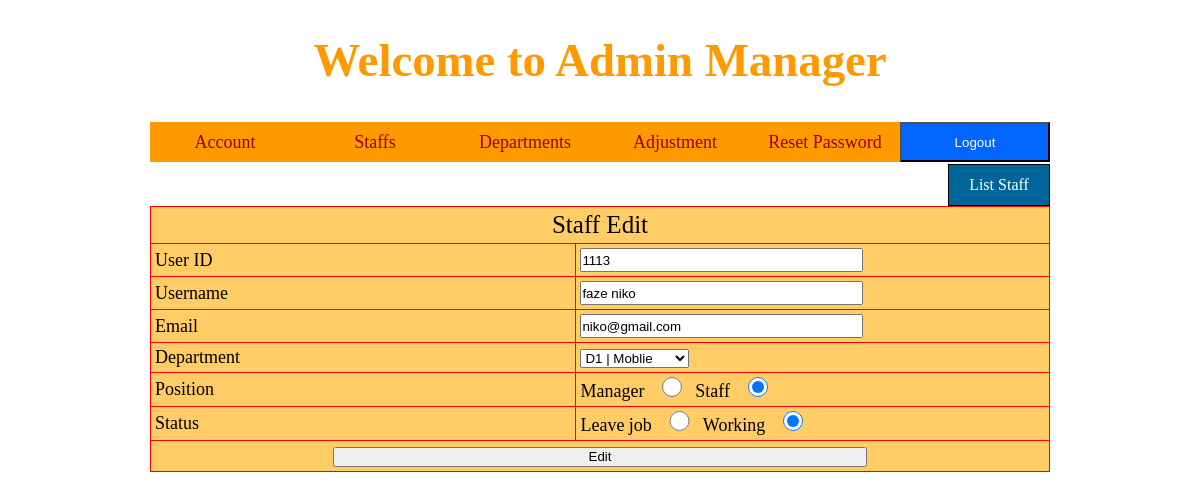
The page /Admin/index.php?quanly=staff&ac=sua&uid=1113&did=1199 (signed in) on the database its author committed.
### tables this page shows
CREATE TABLE `Connector` (
  `ID` int(4) NOT NULL,
  `uID` int(4) NOT NULL,
  `deID` int(4) NOT NULL,
  `isManager` tinyint(4) NOT NULL
);

CREATE TABLE `Users` (
  `userID` int(4) NOT NULL,
  `username` varchar(55) NOT NULL,
  `password` varchar(55) NOT NULL,
  `created` date NOT NULL,
  `updated` date NOT NULL,
  `email` varchar(55) NOT NULL,
  `isFirstLogin` tinyint(4) NOT NULL,
  `isResetFlag` tinyint(4) NOT NULL,
  `isDeteleFlag` tinyint(4) NOT NULL,
  `errorLogin` int(11) NOT NULL,
  `token` varchar(255) DEFAULT NULL
);

### Admin/modules/Staff/sua.php (the view)
<?php
  $sql = "select * from Users, Connector where userID=uID and userID='$_GET[uid]' and deID='$_GET[did]'";
  $row=mysqli_query($database, $sql);
  $dong=mysqli_fetch_array($row);
?>
<div class="button_themsp">
  <a href="index.php?quanly=staff&ac=lietke">List Staff</a>
</div>
<form action="modules/Staff/xuly.php?uid=<?php echo $dong['userID'] ?>&did=<?php echo $dong['deID'] ?>" method="post" enctype="multipart/form-data">
  <h3>&nbsp;</h3>
  <table width="600" border="1">
    <tr>
      <td colspan="2" style="text-align:center;font-size:25px;">Staff Edit</td>
    </tr>
    <tr>
      <td width="97">User ID</td>
      <td width="87"><input type="text" name="userID" required="required" value="<?php echo $dong['userID'] ?>"></td>
    </tr>
    <tr>
      <td>Username</td>
      <td><input type="text" name="username" required="required" value="<?php echo $dong['username'] ?>"></td>
    </tr>
    <tr>
      <td>Email</td>
      <td><input type="text" name="email" required="required" value="<?php echo $dong['email'] ?>"></td>
    </tr>
    <tr>
      <td>Department</td>
      <td>
        <select name="department">
          <?php
            $sqlDepart = "SELECT departID, name FROM Department";
            $result = mysqli_query($database, $sqlDepart);
            while($rowss = mysqli_fetch_array($result)){
              if ($rowss['departID'] == $dong['deID']) {
                echo "<option value=\"".$rowss['departID']."\" selected=\"true\">".$rowss['name']."</option>";
              }else {
                echo "<option value=\"".$rowss['departID']."\">".$rowss['name']."</option>";
              }
            }
          ?>
        </select>
      </td>
    </tr>
    <tr>
      <td>Position</td>
      <td>
        <?php
          if ($dong['isManager']) {
            echo 'Manager <input type="radio" name="position" value="1" checked="checked" style="width: 10%">';
            echo 'Staff <input type="radio" name="position" value="0" style="width: 10%">';
          }else {
            echo 'Manager <input type="radio" name="position" value="1" style="width: 10%">';
            echo 'Staff <input type="radio" name="position" value="0" checked="checked" style="width: 10%">';
          }
        ?>
      </td>
    </tr>
    <tr>
      <td>Status</td>
      <td>
        <?php
          if ($dong['isDeteleFlag']) {
            echo 'Leave job <input type="radio" name="status" value="1" checked="checked" style="width: 10%">';
            echo 'Working <input type="radio" name="status" value="0" style="width: 10%">';
          }else {
            echo 'Leave job <input type="radio" name="status" value="1" style="width: 10%">';
            echo 'Working <input type="radio" name="status" value="0" checked="checked" style="width: 10%">';
          }
        ?>
      </td>
    </tr>
    <tr>
      <td colspan="2"><div align="center">
        <input type="submit" name="sua" value="Edit">
      </div></td>
    </tr>
  </table>
</form>

### Views/Style/css.css (style rules this page uses)
body { background:#fff; }
* { padding:0; margin:0; }
table { border-collapse:collapse; width:100%; margin: auto; background-color:#FC6; border:1px solid #F00; }
table tr td { color:#000; font-size:18px; padding:4px; }
input { width:60%; height:20px; }
.button_themsp { width:100px; height:40px; border:1px solid #000; text-align:center; background:#069; line-height:40px; color:#fff; float:right; }
.button_themsp a { color:#fff; display:block; text-decoration:none; }

### rows shown on the page
connector: userID "1113", username "faze niko", email "niko@gmail.com"

### other values the page prints
form field department "D1 | Moblie"
